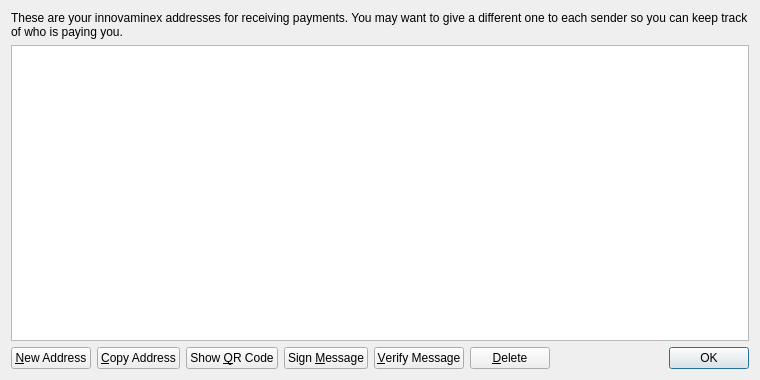
<?xml version="1.0" encoding="UTF-8"?>
<ui version="4.0">
 <class>AddressBookPage</class>
 <widget class="QWidget" name="AddressBookPage">
  <property name="geometry">
   <rect>
    <x>0</x>
    <y>0</y>
    <width>760</width>
    <height>380</height>
   </rect>
  </property>
  <property name="windowTitle">
   <string>Address Book</string>
  </property>
  <layout class="QVBoxLayout" name="verticalLayout">
   <item>
    <widget class="QLabel" name="labelExplanation">
     <property name="text">
      <string>These are your innovaminex addresses for receiving payments. You may want to give a different one to each sender so you can keep track of who is paying you.</string>
     </property>
     <property name="textFormat">
      <enum>Qt::PlainText</enum>
     </property>
     <property name="wordWrap">
      <bool>true</bool>
     </property>
    </widget>
   </item>
   <item>
    <widget class="QTableView" name="tableView">
     <property name="contextMenuPolicy">
      <enum>Qt::CustomContextMenu</enum>
     </property>
     <property name="toolTip">
      <string>Double-click to edit address or label</string>
     </property>
     <property name="tabKeyNavigation">
      <bool>false</bool>
     </property>
     <property name="selectionMode">
      <enum>QAbstractItemView::SingleSelection</enum>
     </property>
     <property name="selectionBehavior">
      <enum>QAbstractItemView::SelectRows</enum>
     </property>
     <property name="sortingEnabled">
      <bool>true</bool>
     </property>
     <attribute name="verticalHeaderVisible">
      <bool>false</bool>
     </attribute>
    </widget>
   </item>
   <item>
    <layout class="QHBoxLayout" name="horizontalLayout">
     <item>
      <widget class="QPushButton" name="newAddressButton">
       <property name="toolTip">
        <string>Create a new address</string>
       </property>
       <property name="text">
        <string>&amp;New Address</string>
       </property>
      </widget>
     </item>
     <item>
      <widget class="QPushButton" name="copyToClipboard">
       <property name="toolTip">
        <string>Copy the currently selected address to the system clipboard</string>
       </property>
       <property name="text">
        <string>&amp;Copy Address</string>
       </property>
      </widget>
     </item>
     <item>
      <widget class="QPushButton" name="showQRCode">
       <property name="text">
        <string>Show &amp;QR Code</string>
       </property>
      </widget>
     </item>
     <item>
      <widget class="QPushButton" name="signMessage">
       <property name="toolTip">
        <string>Sign a message to prove you own a innovaminex address</string>
       </property>
       <property name="text">
        <string>Sign &amp;Message</string>
       </property>
      </widget>
     </item>
     <item>
      <widget class="QPushButton" name="verifyMessage">
       <property name="toolTip">
        <string>Verify a message to ensure it was signed with a specified innovaminex address</string>
       </property>
       <property name="text">
        <string>&amp;Verify Message</string>
       </property>
      </widget>
     </item>
     <item>
      <widget class="QPushButton" name="deleteButton">
       <property name="toolTip">
        <string>Delete the currently selected address from the list</string>
       </property>
       <property name="text">
        <string>&amp;Delete</string>
       </property>
      </widget>
     </item>
     <item>
      <spacer name="horizontalSpacer">
       <property name="orientation">
        <enum>Qt::Horizontal</enum>
       </property>
       <property name="sizeHint" stdset="0">
        <size>
         <width>40</width>
         <height>20</height>
        </size>
       </property>
      </spacer>
     </item>
     <item>
      <widget class="QDialogButtonBox" name="buttonBox">
       <property name="sizePolicy">
        <sizepolicy hsizetype="Maximum" vsizetype="Fixed">
         <horstretch>0</horstretch>
         <verstretch>0</verstretch>
        </sizepolicy>
       </property>
       <property name="standardButtons">
        <set>QDialogButtonBox::Ok</set>
       </property>
      </widget>
     </item>
    </layout>
   </item>
  </layout>
 </widget>
 <resources>
  <include location="../bitcoin.qrc"/>
 </resources>
 <connections/>
</ui>
